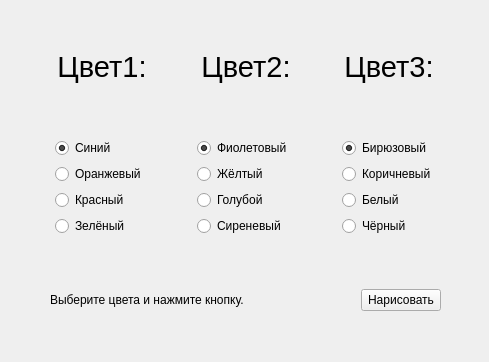
<?xml version="1.0" encoding="UTF-8"?>
<ui version="4.0">
 <class>MainWindow</class>
 <widget class="QWidget" name="MainWindow">
  <property name="windowModality">
   <enum>Qt::NonModal</enum>
  </property>
  <property name="geometry">
   <rect>
    <x>0</x>
    <y>0</y>
    <width>489</width>
    <height>362</height>
   </rect>
  </property>
  <property name="sizePolicy">
   <sizepolicy hsizetype="Fixed" vsizetype="Fixed">
    <horstretch>0</horstretch>
    <verstretch>0</verstretch>
   </sizepolicy>
  </property>
  <property name="minimumSize">
   <size>
    <width>489</width>
    <height>362</height>
   </size>
  </property>
  <property name="maximumSize">
   <size>
    <width>489</width>
    <height>362</height>
   </size>
  </property>
  <property name="windowTitle">
   <string>Текстовый флаг</string>
  </property>
  <widget class="QWidget" name="verticalLayoutWidget">
   <property name="geometry">
    <rect>
     <x>10</x>
     <y>10</y>
     <width>471</width>
     <height>341</height>
    </rect>
   </property>
   <layout class="QVBoxLayout" name="MainLayout">
    <property name="sizeConstraint">
     <enum>QLayout::SetMinAndMaxSize</enum>
    </property>
    <item>
     <spacer name="verticalSpacer_5">
      <property name="orientation">
       <enum>Qt::Vertical</enum>
      </property>
      <property name="sizeType">
       <enum>QSizePolicy::Minimum</enum>
      </property>
      <property name="sizeHint" stdset="0">
       <size>
        <width>20</width>
        <height>40</height>
       </size>
      </property>
     </spacer>
    </item>
    <item>
     <layout class="QHBoxLayout" name="LabelLayout">
      <item>
       <spacer name="horizontalSpacer_5">
        <property name="orientation">
         <enum>Qt::Horizontal</enum>
        </property>
        <property name="sizeHint" stdset="0">
         <size>
          <width>40</width>
          <height>20</height>
         </size>
        </property>
       </spacer>
      </item>
      <item>
       <widget class="QLabel" name="label">
        <property name="font">
         <font>
          <pointsize>22</pointsize>
         </font>
        </property>
        <property name="text">
         <string>Цвет1:</string>
        </property>
        <property name="alignment">
         <set>Qt::AlignBottom|Qt::AlignHCenter</set>
        </property>
        <property name="wordWrap">
         <bool>false</bool>
        </property>
        <property name="margin">
         <number>15</number>
        </property>
       </widget>
      </item>
      <item>
       <spacer name="horizontalSpacer_4">
        <property name="orientation">
         <enum>Qt::Horizontal</enum>
        </property>
        <property name="sizeHint" stdset="0">
         <size>
          <width>40</width>
          <height>20</height>
         </size>
        </property>
       </spacer>
      </item>
      <item>
       <widget class="QLabel" name="label_2">
        <property name="font">
         <font>
          <pointsize>22</pointsize>
         </font>
        </property>
        <property name="text">
         <string>Цвет2:</string>
        </property>
        <property name="alignment">
         <set>Qt::AlignBottom|Qt::AlignHCenter</set>
        </property>
        <property name="wordWrap">
         <bool>false</bool>
        </property>
        <property name="margin">
         <number>15</number>
        </property>
       </widget>
      </item>
      <item>
       <spacer name="horizontalSpacer_3">
        <property name="orientation">
         <enum>Qt::Horizontal</enum>
        </property>
        <property name="sizeHint" stdset="0">
         <size>
          <width>40</width>
          <height>20</height>
         </size>
        </property>
       </spacer>
      </item>
      <item>
       <widget class="QLabel" name="label_3">
        <property name="font">
         <font>
          <pointsize>22</pointsize>
         </font>
        </property>
        <property name="text">
         <string>Цвет3:</string>
        </property>
        <property name="textFormat">
         <enum>Qt::AutoText</enum>
        </property>
        <property name="scaledContents">
         <bool>false</bool>
        </property>
        <property name="alignment">
         <set>Qt::AlignBottom|Qt::AlignHCenter</set>
        </property>
        <property name="wordWrap">
         <bool>false</bool>
        </property>
        <property name="margin">
         <number>15</number>
        </property>
       </widget>
      </item>
      <item>
       <spacer name="horizontalSpacer">
        <property name="orientation">
         <enum>Qt::Horizontal</enum>
        </property>
        <property name="sizeHint" stdset="0">
         <size>
          <width>40</width>
          <height>20</height>
         </size>
        </property>
       </spacer>
      </item>
     </layout>
    </item>
    <item>
     <spacer name="verticalSpacer_3">
      <property name="orientation">
       <enum>Qt::Vertical</enum>
      </property>
      <property name="sizeHint" stdset="0">
       <size>
        <width>20</width>
        <height>40</height>
       </size>
      </property>
     </spacer>
    </item>
    <item>
     <layout class="QHBoxLayout" name="ButtonsLayout">
      <item>
       <spacer name="horizontalSpacer_9">
        <property name="orientation">
         <enum>Qt::Horizontal</enum>
        </property>
        <property name="sizeHint" stdset="0">
         <size>
          <width>40</width>
          <height>20</height>
         </size>
        </property>
       </spacer>
      </item>
      <item>
       <layout class="QVBoxLayout" name="Group1" stretch="0,0,0,0">
        <property name="spacing">
         <number>6</number>
        </property>
        <property name="sizeConstraint">
         <enum>QLayout::SetMaximumSize</enum>
        </property>
        <property name="topMargin">
         <number>0</number>
        </property>
        <item>
         <widget class="QRadioButton" name="radioButton_2">
          <property name="text">
           <string>Синий</string>
          </property>
          <property name="checked">
           <bool>true</bool>
          </property>
          <attribute name="buttonGroup">
           <string notr="true">firstColor</string>
          </attribute>
         </widget>
        </item>
        <item>
         <widget class="QRadioButton" name="radioButton">
          <property name="text">
           <string>Оранжевый</string>
          </property>
          <attribute name="buttonGroup">
           <string notr="true">firstColor</string>
          </attribute>
         </widget>
        </item>
        <item>
         <widget class="QRadioButton" name="radioButton_4">
          <property name="text">
           <string>Красный</string>
          </property>
          <attribute name="buttonGroup">
           <string notr="true">firstColor</string>
          </attribute>
         </widget>
        </item>
        <item>
         <widget class="QRadioButton" name="radioButton_3">
          <property name="text">
           <string>Зелёный</string>
          </property>
          <attribute name="buttonGroup">
           <string notr="true">firstColor</string>
          </attribute>
         </widget>
        </item>
       </layout>
      </item>
      <item>
       <spacer name="horizontalSpacer_6">
        <property name="orientation">
         <enum>Qt::Horizontal</enum>
        </property>
        <property name="sizeHint" stdset="0">
         <size>
          <width>40</width>
          <height>20</height>
         </size>
        </property>
       </spacer>
      </item>
      <item>
       <layout class="QVBoxLayout" name="Group2">
        <item>
         <widget class="QRadioButton" name="radioButton_6">
          <property name="text">
           <string>Фиолетовый</string>
          </property>
          <property name="checked">
           <bool>true</bool>
          </property>
          <attribute name="buttonGroup">
           <string notr="true">secondColor</string>
          </attribute>
         </widget>
        </item>
        <item>
         <widget class="QRadioButton" name="radioButton_8">
          <property name="text">
           <string>Жёлтый</string>
          </property>
          <attribute name="buttonGroup">
           <string notr="true">secondColor</string>
          </attribute>
         </widget>
        </item>
        <item>
         <widget class="QRadioButton" name="radioButton_7">
          <property name="text">
           <string>Голубой</string>
          </property>
          <attribute name="buttonGroup">
           <string notr="true">secondColor</string>
          </attribute>
         </widget>
        </item>
        <item>
         <widget class="QRadioButton" name="radioButton_5">
          <property name="text">
           <string>Сиреневый</string>
          </property>
          <attribute name="buttonGroup">
           <string notr="true">secondColor</string>
          </attribute>
         </widget>
        </item>
       </layout>
      </item>
      <item>
       <spacer name="horizontalSpacer_7">
        <property name="orientation">
         <enum>Qt::Horizontal</enum>
        </property>
        <property name="sizeHint" stdset="0">
         <size>
          <width>40</width>
          <height>20</height>
         </size>
        </property>
       </spacer>
      </item>
      <item>
       <layout class="QVBoxLayout" name="Group3">
        <item>
         <widget class="QRadioButton" name="radioButton_10">
          <property name="text">
           <string>Бирюзовый</string>
          </property>
          <property name="checked">
           <bool>true</bool>
          </property>
          <attribute name="buttonGroup">
           <string notr="true">thirdColor</string>
          </attribute>
         </widget>
        </item>
        <item>
         <widget class="QRadioButton" name="radioButton_11">
          <property name="text">
           <string>Коричневый</string>
          </property>
          <attribute name="buttonGroup">
           <string notr="true">thirdColor</string>
          </attribute>
         </widget>
        </item>
        <item>
         <widget class="QRadioButton" name="radioButton_12">
          <property name="text">
           <string>Белый</string>
          </property>
          <attribute name="buttonGroup">
           <string notr="true">thirdColor</string>
          </attribute>
         </widget>
        </item>
        <item>
         <widget class="QRadioButton" name="radioButton_9">
          <property name="text">
           <string>Чёрный</string>
          </property>
          <attribute name="buttonGroup">
           <string notr="true">thirdColor</string>
          </attribute>
         </widget>
        </item>
       </layout>
      </item>
      <item>
       <spacer name="horizontalSpacer_8">
        <property name="orientation">
         <enum>Qt::Horizontal</enum>
        </property>
        <property name="sizeHint" stdset="0">
         <size>
          <width>40</width>
          <height>20</height>
         </size>
        </property>
       </spacer>
      </item>
     </layout>
    </item>
    <item>
     <spacer name="verticalSpacer_2">
      <property name="orientation">
       <enum>Qt::Vertical</enum>
      </property>
      <property name="sizeHint" stdset="0">
       <size>
        <width>20</width>
        <height>40</height>
       </size>
      </property>
     </spacer>
    </item>
    <item>
     <layout class="QHBoxLayout" name="BottomLayout">
      <item>
       <spacer name="horizontalSpacer_11">
        <property name="orientation">
         <enum>Qt::Horizontal</enum>
        </property>
        <property name="sizeType">
         <enum>QSizePolicy::Minimum</enum>
        </property>
        <property name="sizeHint" stdset="0">
         <size>
          <width>40</width>
          <height>20</height>
         </size>
        </property>
       </spacer>
      </item>
      <item>
       <widget class="QLabel" name="displayInfo">
        <property name="text">
         <string>Выберите цвета и нажмите кнопку.</string>
        </property>
       </widget>
      </item>
      <item>
       <spacer name="horizontalSpacer_2">
        <property name="orientation">
         <enum>Qt::Horizontal</enum>
        </property>
        <property name="sizeType">
         <enum>QSizePolicy::MinimumExpanding</enum>
        </property>
        <property name="sizeHint" stdset="0">
         <size>
          <width>40</width>
          <height>20</height>
         </size>
        </property>
       </spacer>
      </item>
      <item>
       <widget class="QPushButton" name="submitBtn">
        <property name="text">
         <string>Нарисовать</string>
        </property>
       </widget>
      </item>
      <item>
       <spacer name="horizontalSpacer_10">
        <property name="orientation">
         <enum>Qt::Horizontal</enum>
        </property>
        <property name="sizeType">
         <enum>QSizePolicy::Minimum</enum>
        </property>
        <property name="sizeHint" stdset="0">
         <size>
          <width>40</width>
          <height>20</height>
         </size>
        </property>
       </spacer>
      </item>
     </layout>
    </item>
    <item>
     <spacer name="verticalSpacer">
      <property name="orientation">
       <enum>Qt::Vertical</enum>
      </property>
      <property name="sizeType">
       <enum>QSizePolicy::Minimum</enum>
      </property>
      <property name="sizeHint" stdset="0">
       <size>
        <width>20</width>
        <height>40</height>
       </size>
      </property>
     </spacer>
    </item>
   </layout>
  </widget>
 </widget>
 <resources/>
 <connections/>
 <buttongroups>
  <buttongroup name="firstColor"/>
  <buttongroup name="thirdColor"/>
  <buttongroup name="secondColor"/>
 </buttongroups>
</ui>
